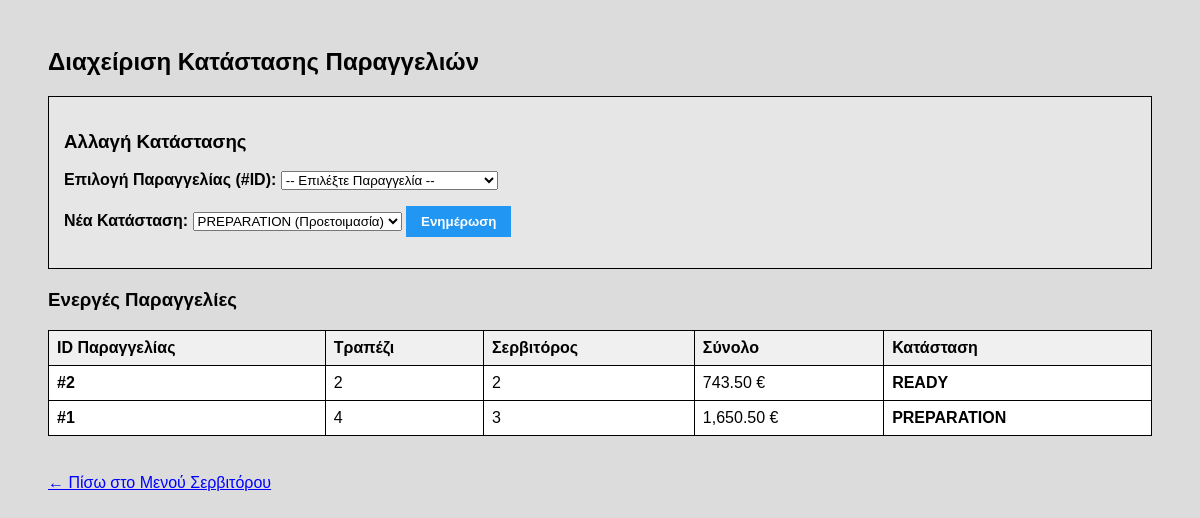
/close_situation.php, run on the app's committed database.
### tables this page shows
CREATE TABLE `header` (
  `kwdikos_paragellias` int(11) NOT NULL,
  `kwdikos_trapeziou` int(11) DEFAULT NULL,
  `hmeromhnia` date DEFAULT NULL,
  `kwdikos_servitorou` int(11) DEFAULT NULL,
  `synolo_paragelias` decimal(10,2) DEFAULT NULL,
  `katastash_paragelias` enum('PREPARATION','READY','SERVING','DELIVERED') DEFAULT 'PREPARATION',
  `hmeromhnia_kai_ora_anaxwrhshs` datetime DEFAULT NULL,
  `hmeromhnia_kai_ora_paradwshs` datetime DEFAULT NULL
);

### close_situation.php (the view, shortened to what this page needs)
<?php
$servername = "localhost";
$username = "root";
$password = "";
$dbname = "tes1";
$conn = new mysqli($servername, $username, $password, $dbname);
?>
<!DOCTYPE html>
<html lang="el">
<head>
</head>
<body>
<h2>Διαχείριση Κατάστασης Παραγγελιών</h2>
<div class="box">
    <h3>Αλλαγή Κατάστασης</h3>
    <form method="POST" action="close_situation.php">
        <p>
            <b>Επιλογή Παραγγελίας (#ID):</b>
            <select name="order_id" required>
                <option value="">-- Επιλέξτε Παραγγελία --</option>
            </select>
        </p>
        <p>
            <b>Νέα Κατάσταση:</b>
            <select name="status" required>
                <option value="PREPARATION">PREPARATION (Προετοιμασία)</option>
            </select>
            <input type="submit" name="UPDATE_STATUS" value="Ενημέρωση" class="btn">
        </p>
    </form>
</div>
<h3>Ενεργές Παραγγελίες</h3>
<table>
    <tr>
        <th>ID Παραγγελίας</th>
        <th>Τραπέζι</th>
        <th>Σερβιτόρος</th>
        <th>Σύνολο</th>
        <th>Κατάσταση</th>
    </tr>
    <?php
    $sql_all = "SELECT * FROM header ORDER BY kwdikos_paragellias DESC";
    $res_all = $conn->query($sql_all);
    if ($res_all && $res_all->num_rows > 0) {
        while ($r = $res_all->fetch_assoc()) {
            echo "<tr>";
            echo "<td><b>#" . $r['kwdikos_paragellias'] . "</b></td>";
            echo "<td>" . $r['kwdikos_trapeziou'] . "</td>";
            echo "<td>" . $r['kwdikos_servitorou'] . "</td>";
            echo "<td>" . number_format($r['synolo_paragelias'], 2) . " €</td>";
            echo "<td><b>" . $r['katastash_paragelias'] . "</b></td>";
            echo "</tr>";
        }
    } else {
        echo "<tr><td colspan='5' style='text-align:center;'>Δεν υπάρχουν παραγγελίες.</td></tr>";
    }
    ?>
</table>
<br>
<a href="serbitoros.php" style="color: blue;">← Πίσω στο Μενού Σερβιτόρου</a>
</body>
</html>

### close_situation.php (style rules this page uses)
body { background-color: #DCDCDC; font-family: Arial, sans-serif; font-size: 12pt; padding: 20px 40px; color: #000000; }
table { border-collapse: collapse; width: 100%; background-color: #ffffff; margin-bottom: 20px; }
th, td { border: 1px solid #000000; padding: 8px; text-align: left; }
th { background-color: #f0f0f0; }
.box { background-color: #e6e6e6; border: 1px solid #000000; padding: 15px; margin-bottom: 20px; }
.btn { padding: 8px 15px; background-color: #2196F3; color: white; border: none; cursor: pointer; font-weight: bold; }

### data on the page
header: kwdikos_paragellias "2", kwdikos_trapeziou "2", kwdikos_servitorou "2", synolo_paragelias "743.50", katastash_paragelias "READY"
header: kwdikos_paragellias "1", kwdikos_trapeziou "4", kwdikos_servitorou "3", synolo_paragelias "1,650.50", katastash_paragelias "PREPARATION"
